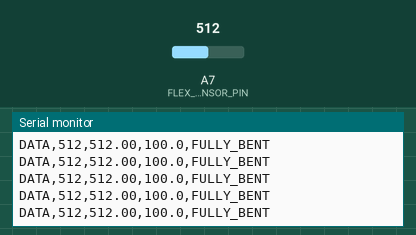
Bench run of a sketch on a simulated Arduino Nano, built with avr-gcc and run on an emulated ATmega328P. Parts: the last lines printed to the serial monitor. Inputs (shaded band) come from the test bench; at power-on: A7 (FLEX_SENSOR_PIN) = 512.

Above: at 2.2 s.
2.3 s: A7 (FLEX_SENSOR_PIN) set to 113
At 3.3 s:
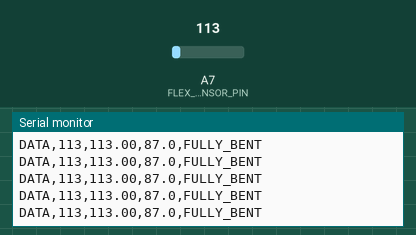
3.8 s: A7 (FLEX_SENSOR_PIN) set to 95
At 4.7 s:
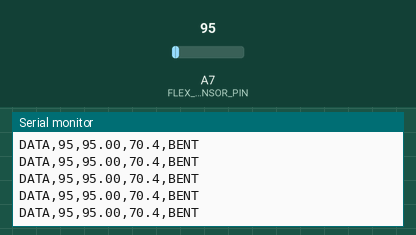
Timing chart, 0 to 6.8 s (numbered marks = the images above; inputs shaded):
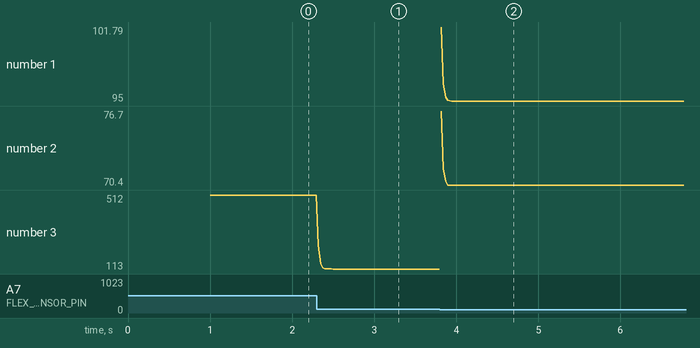

The sketch:

flexMark.ino
```cpp
/*
  Single Flex-Sensor Gesture Recognition

  Calibration:
    Raw 5   = 0% bend
    Raw 73  = 50% bend
    Raw 127 = 100% bend

  Serial output:
    DATA,raw,filtered,bendPercentage,state
*/

const int FLEX_SENSOR_PIN = A7;

// Calibration values
const int FLEX_FLAT       = 5;
const int FLEX_HALF_BENT  = 73;
const int FLEX_FULLY_BENT = 127;

// EMA coefficient
// Lower value = smoother but slower response
const float ALPHA = 0.15;

// State hysteresis prevents state flickering
const float HYSTERESIS = 3.0;

// State transition thresholds
const float STATE_THRESHOLDS[4] = {
  20.0,  // FLAT -> SLIGHT_BEND
  40.0,  // SLIGHT_BEND -> HALF_BENT
  65.0,  // HALF_BENT -> BENT
  85.0   // BENT -> FULLY_BENT
};

enum BendState {
  FLAT,
  SLIGHT_BEND,
  HALF_BENT,
  BENT,
  FULLY_BENT
};

BendState currentState = FLAT;

float filteredValue = 0.0;
bool filterInitialized = false;

unsigned long previousSendTime = 0;
const unsigned long SEND_INTERVAL_MS = 25;


void setup() {
  Serial.begin(115200);
  pinMode(FLEX_SENSOR_PIN, INPUT);

  delay(1000);

  Serial.println("Flex sensor gesture recognition started");
}


void loop() {
  // Direct reading for monitoring
  int rawValue = analogRead(FLEX_SENSOR_PIN);

  // Remove isolated ADC spikes
  int medianValue = readMedianOfFive();

  // Initialize EMA from the first valid value
  if (!filterInitialized) {
    filteredValue = medianValue;
    filterInitialized = true;
  }

  // Exponential Moving Average filter
  filteredValue =
      (ALPHA * medianValue) +
      ((1.0 - ALPHA) * filteredValue);

  // Convert sensor reading to bend percentage
  float bendPercentage =
      flexToBendPercentage(filteredValue);

  // Recognize finger state
  updateGestureState(bendPercentage);

  // Send approximately 40 samples per second
  if (millis() - previousSendTime >= SEND_INTERVAL_MS) {
    previousSendTime = millis();

    Serial.print("DATA,");
    Serial.print(rawValue);
    Serial.print(",");

    Serial.print(filteredValue, 2);
    Serial.print(",");

    Serial.print(bendPercentage, 1);
    Serial.print(",");

    Serial.println(getStateName(currentState));
  }
}


/*
  Piecewise mapping preserves all three measured
  calibration points exactly:

    5   -> 0%
    73  -> 50%
    127 -> 100%
*/
float flexToBendPercentage(float sensorValue) {
  // Clamp values to calibration range
  if (sensorValue <= FLEX_FLAT) {
    return 0.0;
  }

  if (sensorValue >= FLEX_FULLY_BENT) {
    return 100.0;
  }

  // Flat to half-bent
  if (sensorValue <= FLEX_HALF_BENT) {
    return mapFloat(
      sensorValue,
      FLEX_FLAT,
      FLEX_HALF_BENT,
      0.0,
      50.0
    );
  }

  // Half-bent to fully bent
  return mapFloat(
    sensorValue,
    FLEX_HALF_BENT,
    FLEX_FULLY_BENT,
    50.0,
    100.0
  );
}


float mapFloat(
  float input,
  float inputMin,
  float inputMax,
  float outputMin,
  float outputMax
) {
  return outputMin +
         ((input - inputMin) *
          (outputMax - outputMin) /
          (inputMax - inputMin));
}


/*
  Hysteresis-based state recognition.

  A state must cross slightly beyond a threshold
  before changing. This prevents rapid switching
  when the value is close to a boundary.
*/
void updateGestureState(float bendPercentage) {
  int stateIndex = static_cast<int>(currentState);

  // Check upward transitions
  while (
    stateIndex < static_cast<int>(FULLY_BENT) &&
    bendPercentage >=
      STATE_THRESHOLDS[stateIndex] + HYSTERESIS
  ) {
    stateIndex++;
  }

  // Check downward transitions
  while (
    stateIndex > static_cast<int>(FLAT) &&
    bendPercentage <
      STATE_THRESHOLDS[stateIndex - 1] - HYSTERESIS
  ) {
    stateIndex--;
  }

  currentState = static_cast<BendState>(stateIndex);
}


/*
  Median-of-five filter removes isolated high
  and low ADC spikes.
*/
int readMedianOfFive() {
  int samples[5];

  for (int i = 0; i < 5; i++) {
    samples[i] = analogRead(FLEX_SENSOR_PIN);
    delayMicroseconds(400);
  }

  // Sort samples from lowest to highest
  for (int i = 0; i < 4; i++) {
    for (int j = i + 1; j < 5; j++) {
      if (samples[j] < samples[i]) {
        int temporary = samples[i];
        samples[i] = samples[j];
        samples[j] = temporary;
      }
    }
  }

  return samples[2];
}


const char* getStateName(BendState state) {
  switch (state) {
    case FLAT:
      return "FLAT";

    case SLIGHT_BEND:
      return "SLIGHT_BEND";

    case HALF_BENT:
      return "HALF_BENT";

    case BENT:
      return "BENT";

    case FULLY_BENT:
      return "FULLY_BENT";

    default:
      return "UNKNOWN";
  }
}
```

Measured:
- the behaviour switches between 108 and 107 on A7 (FLEX_SENSOR_PIN) (found by bisection; images 1 and 2)
- after the input at 2.3 s, the serial monitor: prints a new line at once (image 1)
- after the input at 3.8 s, the serial monitor: prints a new line at once (image 2)
- plotted number 3: 512 → 113 after the input at 2.3 s
